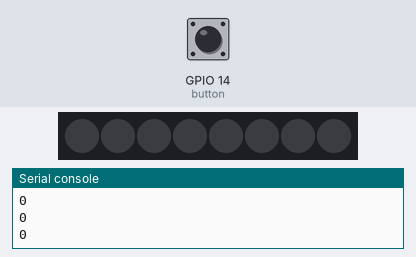
A program run on a simulated ESP8266 board running MicroPython. Parts: 8 RGB LEDs in strip order, left to right, the last lines printed to the serial console. The test bench sets the inputs (shaded band); at power-on: GPIO 14 (button) LOW. Dim RGB values are drawn brighter than linear.

Above: at 1.2 s.
1.3 s: GPIO 14 (button) pulled HIGH for 0.15 s
At 1.43 s:
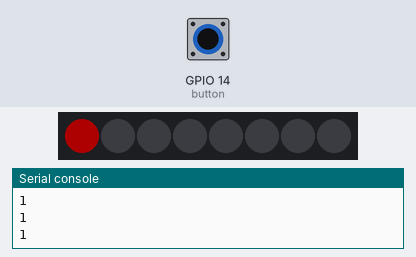
3.0 s: GPIO 14 (button) pulled HIGH for 3.2 s
At 7.3 s:
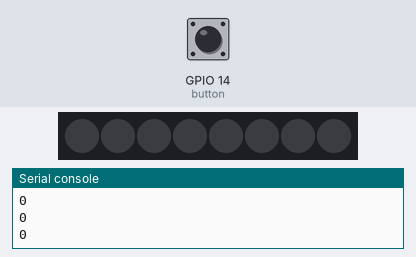
Timing chart, 0 to 8.8 s (numbered marks = the images above; inputs shaded):
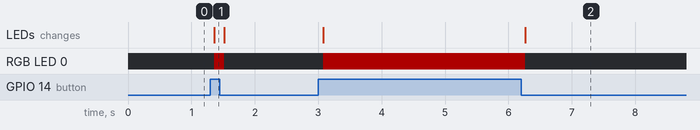

The program:

buttonDemo.py
```python
import machine
import time
from time import sleep

import neopixel
np = neopixel.NeoPixel(machine.Pin(0),8)

button = machine.Pin(14, machine.Pin.IN)
#button = machine.Pin(14,machine.Pin,IN, machine.Pin.PULL_UP) #add an input pullup only available on some pins


while True:
    test = button.value()
    print(test)
    time.sleep(0.05)
    if test:
        np[0] = (50,0,0)
        np.write()
    else:
        np[0] =  (0,0,0)
        np.write()
```

Measured:
- after the input at 1.3 s, RGB LED 0: off → RGB(50, 0, 0) after 0.06 s, → off 0.15 s later; the LEDs: change after 0.06 s (image 1)
- after the input at 3.0 s, RGB LED 0: off → RGB(50, 0, 0) after 0.08 s, → off 3.2 s later; the LEDs: first change after 0.08 s (image 2 shows a later state)
